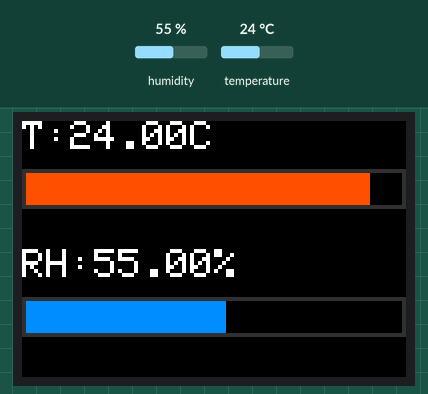
Simulated run of this sketch. Board: ESP32-S3. On the bench: 96×64 colour display. Wiring (inferred from the names in the program): HTU21/Si7021 sensor at I2C address 0x40. Inputs (shaded band) come from the test bench; at power-on: humidity 55 %, temperature 24 °C. What the sketch prints to the serial monitor is not drawn.

Above: at 3.1 s.
3.2 s: humidity set to 22 %
At 4.0 s:
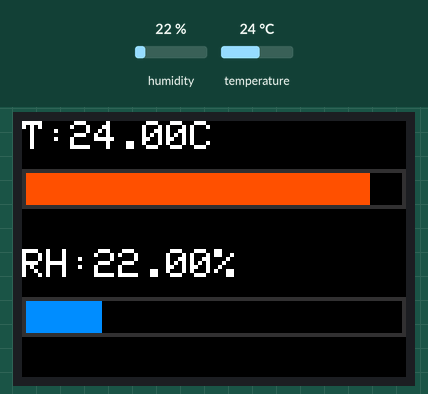
5.1 s: temperature set to 12 °C
At 6.6 s:
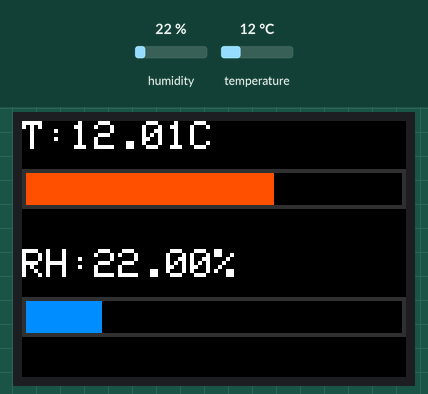
7.0 s: humidity set to 40 %
At 9.4 s:
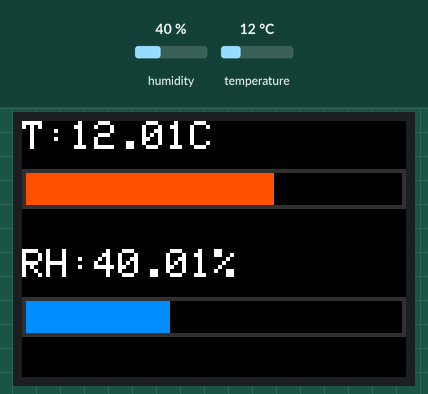
9.7 s: temperature set to 19 °C
At 12.2 s:
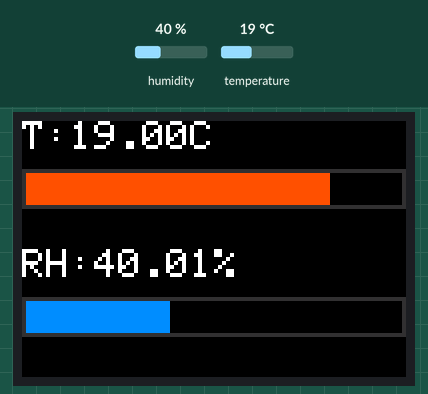
Timing chart, 0 to 13.7 s (numbered marks = the images above; inputs shaded):
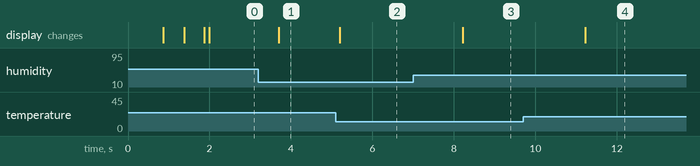

The sketch:

ssd1331_sht21_test.ino
```cpp
/*
 * SSD1331 + SHT21 Integration Test (ESP32-S3)
 *
 * Uses standard Arduino libraries for real hardware behavior:
 *   - Wire (SHT21)
 *   - SPI + Adafruit SSD1331 + Adafruit GFX (display)
 *
 * Wiring (matches peripherals.ssd1331_sht21.example.json):
 *   I2C0: SDA=GPIO8, SCL=GPIO9  -> SHT21 @ 0x40
 *   SPI2: MOSI=GPIO11, MISO=GPIO13, SCLK=GPIO12, CS=GPIO10 -> SSD1331
 *   SSD1331 control pins: DC=GPIO4, RST=GPIO5
 */

#include <Arduino.h>
#include <Wire.h>
#include <SPI.h>
#include <Adafruit_GFX.h>
#include <Adafruit_SSD1331.h>

/*
 * Bypass ESP-IDF core-dump flash check.  The pre-compiled Arduino ESP32
 * libraries have CONFIG_ESP_COREDUMP_ENABLE_TO_FLASH=y baked in, which
 * aborts at boot when the coredump partition content doesn't pass CRC
 * validation.  In QEMU the flash image is synthetic so this always
 * fails.  We use the linker --wrap mechanism (see build script) to
 * replace esp_core_dump_init() with this no-op.
 */
extern "C" void __wrap_esp_core_dump_init(void) {
    /* intentionally empty – coredump not supported under QEMU */
}

#define I2C_SDA_PIN 8
#define I2C_SCL_PIN 9
#define SHT21_ADDR 0x40

#define SPI_MOSI_PIN 11
#define SPI_MISO_PIN 13
#define SPI_SCLK_PIN 12
#define SSD1331_CS_PIN 10
#define SSD1331_DC_PIN 4
#define SSD1331_RST_PIN 5

#define SSD1331_WIDTH 96
#define SSD1331_HEIGHT 64

#define CMD_TEMP_HOLD 0xE3
#define CMD_RH_HOLD 0xE5
#define CMD_READ_USER 0xE7
#define CMD_SOFT_RESET 0xFE

static int g_total = 0;
static int g_pass = 0;
static int g_fail = 0;

SPIClass hspi(HSPI);
Adafruit_SSD1331 display(&hspi, SSD1331_CS_PIN, SSD1331_DC_PIN, SSD1331_RST_PIN);

static uint16_t color565(uint8_t r, uint8_t g, uint8_t b) {
  return ((uint16_t)(r & 0xF8) << 8) | ((uint16_t)(g & 0xFC) << 3) | (b >> 3);
}

static void report(const char *suite, const char *name, bool ok) {
  g_total++;
  if (ok) {
    g_pass++;
    Serial.printf("[TEST][%s] PASS: %s\n", suite, name);
  } else {
    g_fail++;
    Serial.printf("[TEST][%s] FAIL: %s\n", suite, name);
  }
}

static uint8_t crc8_sht21(const uint8_t *data, uint8_t len) {
  uint8_t crc = 0;
  for (uint8_t i = 0; i < len; i++) {
    crc ^= data[i];
    for (uint8_t b = 0; b < 8; b++) {
      crc = (crc & 0x80) ? ((crc << 1) ^ 0x31) : (crc << 1);
    }
  }
  return crc;
}

static float rawToTempC(uint16_t raw) {
  raw &= 0xFFFC;
  return -46.85f + 175.72f * (float)raw / 65536.0f;
}

static float rawToRh(uint16_t raw) {
  raw &= 0xFFFC;
  return -6.0f + 125.0f * (float)raw / 65536.0f;
}

static bool sht21ReadUserReg(uint8_t *regOut) {
  Wire.beginTransmission(SHT21_ADDR);
  Wire.write(CMD_READ_USER);
  if (Wire.endTransmission() != 0) return false;

  uint8_t buf[2] = {0, 0};
  const uint8_t got = Wire.requestFrom((uint8_t)SHT21_ADDR, (uint8_t)2);
  if (got != 2) return false;
  buf[0] = Wire.read();
  buf[1] = Wire.read();
  if (crc8_sht21(buf, 1) != buf[1]) return false;
  *regOut = buf[0];
  return true;
}

static bool sht21Measure(uint8_t cmd, uint16_t *rawOut) {
  Wire.beginTransmission(SHT21_ADDR);
  Wire.write(cmd);
  if (Wire.endTransmission() != 0) return false;

  delay(90);

  uint8_t buf[3] = {0, 0, 0};
  const uint8_t got = Wire.requestFrom((uint8_t)SHT21_ADDR, (uint8_t)3);
  if (got != 3) return false;
  buf[0] = Wire.read();
  buf[1] = Wire.read();
  buf[2] = Wire.read();

  if (crc8_sht21(buf, 2) != buf[2]) return false;
  *rawOut = ((uint16_t)buf[0] << 8) | buf[1];
  return true;
}

static void runSht21Suite(float *outTempC, float *outRh) {
  const char *suite = "SHT21";

  Wire.beginTransmission(SHT21_ADDR);
  report(suite, "I2C ACK at 0x40", Wire.endTransmission() == 0);

  Wire.beginTransmission(SHT21_ADDR);
  Wire.write(CMD_SOFT_RESET);
  report(suite, "Soft reset (0xFE)", Wire.endTransmission() == 0);
  delay(15);

  uint8_t reg = 0;
  report(suite, "Read user register + CRC", sht21ReadUserReg(&reg));

  uint16_t rawT = 0;
  bool tOk = sht21Measure(CMD_TEMP_HOLD, &rawT);
  const float tC = tOk ? rawToTempC(rawT) : NAN;
  report(suite, "Temperature hold-master + CRC", tOk && tC > -40.0f && tC < 125.0f);

  uint16_t rawH = 0;
  bool hOk = sht21Measure(CMD_RH_HOLD, &rawH);
  const float rh = hOk ? rawToRh(rawH) : NAN;
  report(suite, "Humidity hold-master + CRC", hOk && rh >= 0.0f && rh <= 100.0f);

  if (outTempC) *outTempC = tC;
  if (outRh) *outRh = rh;

  if (tOk && hOk) {
    Serial.printf("[TEST][SHT21] T=%.2f C, RH=%.2f %%\n", tC, rh);
  }
}

static void drawColorBars() {
  const uint16_t colors[6] = {
    color565(255, 0, 0),
    color565(255, 255, 0),
    color565(0, 255, 0),
    color565(0, 255, 255),
    color565(0, 0, 255),
    color565(255, 0, 255),
  };

  for (int band = 0; band < 6; ++band) {
    const int y0 = (band * SSD1331_HEIGHT) / 6;
    const int y1 = ((band + 1) * SSD1331_HEIGHT) / 6;
    display.fillRect(0, y0, SSD1331_WIDTH, y1 - y0, colors[band]);
  }
}

static void drawTempHum(float tempC, float rh) {
  const uint16_t bg = color565(0, 0, 0);
  const uint16_t fg = color565(255, 255, 255);
  const uint16_t tempColor = color565(255, 80, 0);
  const uint16_t humColor = color565(0, 140, 255);

  const int tempW = (int)constrain((tempC + 20.0f) * 2.0f, 0.0f, (float)SSD1331_WIDTH);
  const int rhW = (int)constrain(rh * 0.96f, 0.0f, (float)SSD1331_WIDTH);

  display.fillScreen(bg);
  display.setTextSize(1);
  display.setTextColor(fg);
  display.setCursor(0, 0);
  display.printf("T:%5.2fC", tempC);
  display.setCursor(0, 32);
  display.printf("RH:%5.2f%%", rh);

  display.drawRect(0, 12, SSD1331_WIDTH, 10, color565(50, 50, 50));
  display.fillRect(1, 13, max(0, tempW - 2), 8, tempColor);

  display.drawRect(0, 44, SSD1331_WIDTH, 10, color565(50, 50, 50));
  display.fillRect(1, 45, max(0, rhW - 2), 8, humColor);
}

static void runSsd1331Suite(float tC, float rh) {
  const char *suite = "SSD1331";

  display.begin(8000000);
  report(suite, "Adafruit SSD1331 begin()", true);

  display.fillScreen(color565(0, 0, 0));
  report(suite, "Clear screen", true);

  drawColorBars();
  report(suite, "Draw RGB color bars (96x64)", true);
  delay(500);

  drawTempHum(tC, rh);
  report(suite, "Draw temperature/humidity dashboard", true);
  delay(500);

  display.invertDisplay(true);
  delay(120);
  display.invertDisplay(false);
  report(suite, "Invert toggle", true);
}

void setup() {
  Serial.begin(115200);
  delay(500);
  Serial.println("[TEST] === SSD1331 + SHT21 Integration Test ===");

  Wire.begin(I2C_SDA_PIN, I2C_SCL_PIN);
  Wire.setClock(400000);

  hspi.begin(SPI_SCLK_PIN, SPI_MISO_PIN, SPI_MOSI_PIN, SSD1331_CS_PIN);

  float tempC = 25.0f;
  float rh = 50.0f;
  runSht21Suite(&tempC, &rh);
  runSsd1331Suite(tempC, rh);

  Serial.printf("\n[TEST] Summary: total=%d pass=%d fail=%d\n", g_total, g_pass, g_fail);
  Serial.println(g_fail == 0 ? "[TEST] RESULT: PASS" : "[TEST] RESULT: FAIL");
}

void loop() {
  static uint32_t lastMs = 0;
  const uint32_t now = millis();
  if (now - lastMs < 1500) {
    delay(10);
    return;
  }
  lastMs = now;

  uint16_t rawT = 0;
  uint16_t rawH = 0;
  if (sht21Measure(CMD_TEMP_HOLD, &rawT) && sht21Measure(CMD_RH_HOLD, &rawH)) {
    const float tC = rawToTempC(rawT);
    const float rh = rawToRh(rawH);
    Serial.printf("[RUN] T=%.2f C RH=%.2f %%\n", tC, rh);
    drawTempHum(tC, rh);
  }
}
```

Measured:
- after the input at 3.2 s, the display: changes after 0.50 s (image 1)
- after the input at 5.1 s, the display: changes after 0.10 s (image 2)
- after the input at 7.0 s, the display: changes after 1.2 s (image 3)
- after the input at 9.7 s, the display: changes after 1.5 s (image 4)
